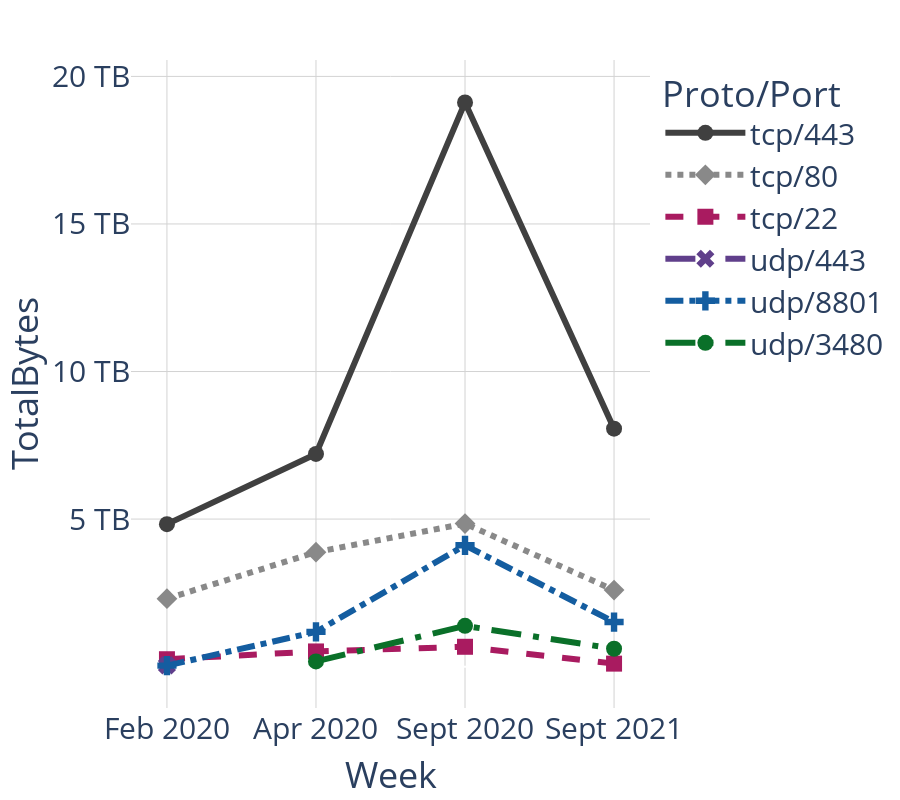

Notebook cell for this chart:
### Code cell
import plotly.express as px
import pandas as pd

df = pd.read_csv('/Volumes/GoogleDrive/My Drive/Thesis/Plotly/science_top5_protoport.csv')

fig = px.line(df, x='Week', y='TotalBytes', color='Proto/Port', height=800,
              markers=True, line_dash='Proto/Port', symbol='Proto/Port',
              color_discrete_map={'tcp/443': '#404040', 'tcp/80': '#898989', 'tcp/22': '#a91b60',
                                  'udp/443': '#603f8b', 'udp/8801': '#145da0', 'udp/3480': '#0a7029'})

fig.update_layout(plot_bgcolor='white', font_size=30, legend_itemwidth=80)
fig.update_xaxes(showgrid=True, gridwidth=1, gridcolor='LightGray')
fig.update_yaxes(showgrid=True, gridwidth=1, gridcolor='LightGray',
                 tickvals=[5497558138880, 10995116277760, 16492674416640, 21990232555520],
                 ticktext=["5 TB", "10 TB", "15 TB", "20 TB"])
fig.update_traces(line_width=6, marker_size=16)

fig.show()

### Figure 1 — Plotly figure (JSON) as saved in the notebook; plotly's stock layout.template omitted (floating-point values rounded to 4 significant figures)
{"data": [{"hovertemplate": "Proto/Port=tcp/443<br>Week=%{x}<br>TotalBytes=%{y}<extra></extra>", "legendgroup": "tcp/443", "line": {"color": "#404040", "dash": "solid", "width": 6}, "marker": {"size": 16, "symbol": "circle"}, "mode": "markers+lines", "name": "tcp/443", "orientation": "v", "showlegend": true, "type": "scatter", "x": ["Feb 2020", "Apr 2020", "Sept 2020", "Sept 2021"], "xaxis": "x", "y": [5308129076547, 7924213964592, 21021889792617, 8865339291985], "yaxis": "y"}, {"hovertemplate": "Proto/Port=tcp/80<br>Week=%{x}<br>TotalBytes=%{y}<extra></extra>", "legendgroup": "tcp/80", "line": {"color": "#898989", "dash": "dot", "width": 6}, "marker": {"size": 16, "symbol": "diamond"}, "mode": "markers+lines", "name": "tcp/80", "orientation": "v", "showlegend": true, "type": "scatter", "x": ["Feb 2020", "Apr 2020", "Sept 2020", "Sept 2021"], "xaxis": "x", "y": [2531606609579, 4265694059443, 5327975312475, 2851679592871], "yaxis": "y"}, {"hovertemplate": "Proto/Port=tcp/22<br>Week=%{x}<br>TotalBytes=%{y}<extra></extra>", "legendgroup": "tcp/22", "line": {"color": "#a91b60", "dash": "dash", "width": 6}, "marker": {"size": 16, "symbol": "square"}, "mode": "markers+lines", "name": "tcp/22", "orientation": "v", "showlegend": true, "type": "scatter", "x": ["Feb 2020", "Apr 2020", "Sept 2020", "Sept 2021"], "xaxis": "x", "y": [275735547811, 565256100042, 739343198591, 111479198876], "yaxis": "y"}, {"hovertemplate": "Proto/Port=udp/443<br>Week=%{x}<br>TotalBytes=%{y}<extra></extra>", "legendgroup": "udp/443", "line": {"color": "#603f8b", "dash": "longdash", "width": 6}, "marker": {"size": 16, "symbol": "x"}, "mode": "markers+lines", "name": "udp/443", "orientation": "v", "showlegend": true, "type": "scatter", "x": ["Feb 2020"], "xaxis": "x", "y": [44637854180], "yaxis": "y"}, {"hovertemplate": "Proto/Port=udp/8801<br>Week=%{x}<br>TotalBytes=%{y}<extra></extra>", "legendgroup": "udp/8801", "line": {"color": "#145da0", "dash": "dashdot", "width": 6}, "marker": {"size": 16, "symbol": "cross"}, "mode": "markers+lines", "name": "udp/8801", "orientation": "v", "showlegend": true, "type": "scatter", "x": ["Feb 2020", "Apr 2020", "Sept 2020", "Sept 2021"], "xaxis": "x", "y": [38232415384, 1295654996634, 4519792863477, 1660735946853], "yaxis": "y"}, {"hovertemplate": "Proto/Port=udp/3480<br>Week=%{x}<br>TotalBytes=%{y}<extra></extra>", "legendgroup": "udp/3480", "line": {"color": "#0a7029", "dash": "longdashdot", "width": 6}, "marker": {"size": 16, "symbol": "circle"}, "mode": "markers+lines", "name": "udp/3480", "orientation": "v", "showlegend": true, "type": "scatter", "x": ["Apr 2020", "Sept 2020", "Sept 2021"], "xaxis": "x", "y": [195437155569, 1519194211889, 666979950245], "yaxis": "y"}], "layout": {"font": {"size": 30}, "height": 800, "legend": {"itemwidth": 80, "title": {"text": "Proto/Port"}, "tracegroupgap": 0}, "margin": {"t": 60}, "plot_bgcolor": "white", "xaxis": {"anchor": "y", "domain": [0, 1], "gridcolor": "LightGray", "gridwidth": 1, "showgrid": true, "title": {"text": "Week"}}, "yaxis": {"anchor": "x", "domain": [0, 1], "gridcolor": "LightGray", "gridwidth": 1, "showgrid": true, "ticktext": ["5 TB", "10 TB", "15 TB", "20 TB"], "tickvals": [5497558138880, 10995116277760, 16492674416640, 21990232555520], "title": {"text": "TotalBytes"}}}}
